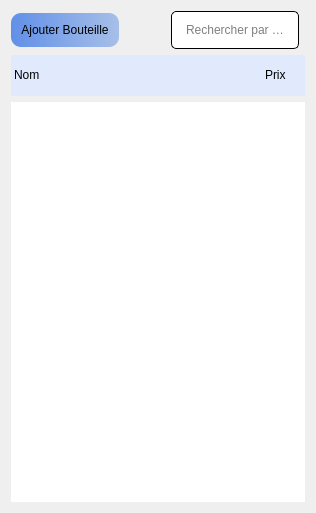
                   <widget class="QWidget" name="page_15">
                    <layout class="QGridLayout" name="gridLayout_21">
                     <item row="3" column="1" colspan="4">
                      <widget class="QTableWidget" name="tableWidget_15">
                       <property name="enabled">
                        <bool>true</bool>
                       </property>
                       <property name="minimumSize">
                        <size>
                         <width>0</width>
                         <height>0</height>
                        </size>
                       </property>
                       <property name="maximumSize">
                        <size>
                         <width>16777215</width>
                         <height>41</height>
                        </size>
                       </property>
                       <property name="styleSheet">
                        <string notr="true">background-color: rgb(220, 231, 255,200);
font: 14pt &quot;Times New Roman&quot;;

border-radius:0px;
color: rgb(0, 0, 0);</string>
                       </property>
                       <property name="horizontalScrollBarPolicy">
                        <enum>Qt::ScrollBarAlwaysOff</enum>
                       </property>
                       <property name="alternatingRowColors">
                        <bool>false</bool>
                       </property>
                       <property name="showGrid">
                        <bool>false</bool>
                       </property>
                       <property name="rowCount">
                        <number>1</number>
                       </property>
                       <property name="columnCount">
                        <number>4</number>
                       </property>
                       <attribute name="horizontalHeaderVisible">
                        <bool>false</bool>
                       </attribute>
                       <attribute name="horizontalHeaderDefaultSectionSize">
                        <number>251</number>
                       </attribute>
                       <attribute name="horizontalHeaderHighlightSections">
                        <bool>true</bool>
                       </attribute>
                       <attribute name="verticalHeaderVisible">
                        <bool>false</bool>
                       </attribute>
                       <attribute name="verticalHeaderMinimumSectionSize">
                        <number>41</number>
                       </attribute>
                       <attribute name="verticalHeaderDefaultSectionSize">
                        <number>41</number>
                       </attribute>
                       <attribute name="verticalHeaderHighlightSections">
                        <bool>true</bool>
                       </attribute>
                       <row>
                        <property name="text">
                         <string>New Row</string>
                        </property>
                       </row>
                       <column>
                        <property name="text">
                         <string>New Column</string>
                        </property>
                       </column>
                       <column>
                        <property name="text">
                         <string>New Column</string>
                        </property>
                       </column>
                       <column>
                        <property name="text">
                         <string>New Column</string>
                        </property>
                       </column>
                       <column>
                        <property name="text">
                         <string>New Column</string>
                        </property>
                       </column>
                       <item row="0" column="0">
                        <property name="text">
                         <string>Nom</string>
                        </property>
                       </item>
                       <item row="0" column="1">
                        <property name="text">
                         <string>Prix</string>
                        </property>
                       </item>
                       <item row="0" column="2">
                        <property name="text">
                         <string>Date</string>
                        </property>
                       </item>
                       <item row="0" column="3">
                        <property name="text">
                         <string>ID</string>
                        </property>
                       </item>
                      </widget>
                     </item>
                     <item row="2" column="1">
                      <widget class="QPushButton" name="pushButton_20">
                       <property name="minimumSize">
                        <size>
                         <width>0</width>
                         <height>0</height>
                        </size>
                       </property>
                       <property name="maximumSize">
                        <size>
                         <width>200</width>
                         <height>16777215</height>
                        </size>
                       </property>
                       <property name="styleSheet">
                        <string notr="true">QPushButton{
	text-align:center;
	padding: 10px;
	border-radius:10px;
	color: rgb(0, 0, 0);
	font: 75 italic 14pt &quot;Times New Roman&quot;;
background-color: qlineargradient(spread:pad, x1:0, y1:0, x2:1, y2:0, stop:0 #6190E8, stop:1 #A7BFE8);
}
QPushButton:hover{
	padding-left:2px;
	
	background-color: #b8c0ff;



}
QPushButton:pressed{
	padding-Right:2px;
	background-color: #b8c0ff;
}</string>
                       </property>
                       <property name="text">
                        <string>Ajouter Bouteille</string>
                       </property>
                      </widget>
                     </item>
                     <item row="2" column="3">
                      <widget class="QLineEdit" name="lineEdit_10">
                       <property name="minimumSize">
                        <size>
                         <width>0</width>
                         <height>35</height>
                        </size>
                       </property>
                       <property name="maximumSize">
                        <size>
                         <width>400</width>
                         <height>16777215</height>
                        </size>
                       </property>
                       <property name="styleSheet">
                        <string notr="true">
QLineEdit{
	border:1px solid black;
	border-radius:5px;
	padding:10px;
	background-color: rgb(255, 255, 255);
	font: 12pt &quot;Times New Roman&quot;;
}
QLineEdit:focus{
	border:2px solid ;
	background-color: #F4F6FC;
	border-color: qlineargradient(spread:pad, x1:0, y1:0, x2:1, y2:0, stop:0 #E0C4FD, stop:1 #8FC6FD);
}
</string>
                       </property>
                       <property name="alignment">
                        <set>Qt::AlignCenter</set>
                       </property>
                       <property name="placeholderText">
                        <string>Rechercher par Type</string>
                       </property>
                      </widget>
                     </item>
                     <item row="4" column="1" colspan="4">
                      <widget class="QTableWidget" name="tableWidget_16">
                       <property name="minimumSize">
                        <size>
                         <width>0</width>
                         <height>400</height>
                        </size>
                       </property>
                       <property name="styleSheet">
                        <string notr="true">
font: 14pt &quot;Times New Roman&quot;;
border-radius:0px;
color: rgb(0, 0, 0);</string>
                       </property>
                       <property name="verticalScrollBarPolicy">
                        <enum>Qt::ScrollBarAlwaysOff</enum>
                       </property>
                       <property name="horizontalScrollBarPolicy">
                        <enum>Qt::ScrollBarAlwaysOff</enum>
                       </property>
                       <property name="alternatingRowColors">
                        <bool>false</bool>
                       </property>
                       <property name="selectionMode">
                        <enum>QAbstractItemView::NoSelection</enum>
                       </property>
                       <property name="showGrid">
                        <bool>false</bool>
                       </property>
                       <property name="rowCount">
                        <number>12</number>
                       </property>
                       <property name="columnCount">
                        <number>8</number>
                       </property>
                       <attribute name="horizontalHeaderVisible">
                        <bool>false</bool>
                       </attribute>
                       <attribute name="horizontalHeaderDefaultSectionSize">
                        <number>58</number>
                       </attribute>
                       <attribute name="horizontalHeaderHighlightSections">
                        <bool>true</bool>
                       </attribute>
                       <attribute name="horizontalHeaderStretchLastSection">
                        <bool>true</bool>
                       </attribute>
                       <attribute name="verticalHeaderVisible">
                        <bool>false</bool>
                       </attribute>
                       <attribute name="verticalHeaderCascadingSectionResizes">
                        <bool>false</bool>
                       </attribute>
                       <attribute name="verticalHeaderMinimumSectionSize">
                        <number>41</number>
                       </attribute>
                       <row/>
                       <row/>
                       <row/>
                       <row/>
                       <row/>
                       <row/>
                       <row/>
                       <row/>
                       <row/>
                       <row/>
                       <row/>
                       <row/>
                       <column>
                        <property name="text">
                         <string>New Column</string>
                        </property>
                       </column>
                       <column>
                        <property name="text">
                         <string>New Column</string>
                        </property>
                       </column>
                       <column>
                        <property name="text">
                         <string>New Column</string>
                        </property>
                       </column>
                       <column>
                        <property name="text">
                         <string>New Column</string>
                        </property>
                       </column>
                       <column>
                        <property name="text">
                         <string>New Column</string>
                        </property>
                       </column>
                       <column>
                        <property name="text">
                         <string>New Column</string>
                        </property>
                       </column>
                       <column>
                        <property name="text">
                         <string>New Column</string>
                        </property>
                       </column>
                       <column>
                        <property name="text">
                         <string>New Column</string>
                        </property>
                       </column>
                      </widget>
                     </item>
                     <item row="2" column="2">
                      <spacer name="horizontalSpacer_5">
                       <property name="orientation">
                        <enum>Qt::Horizontal</enum>
                       </property>
                       <property name="sizeHint" stdset="0">
                        <size>
                         <width>40</width>
                         <height>20</height>
                        </size>
                       </property>
                      </spacer>
                     </item>
                    </layout>
                   </widget>
